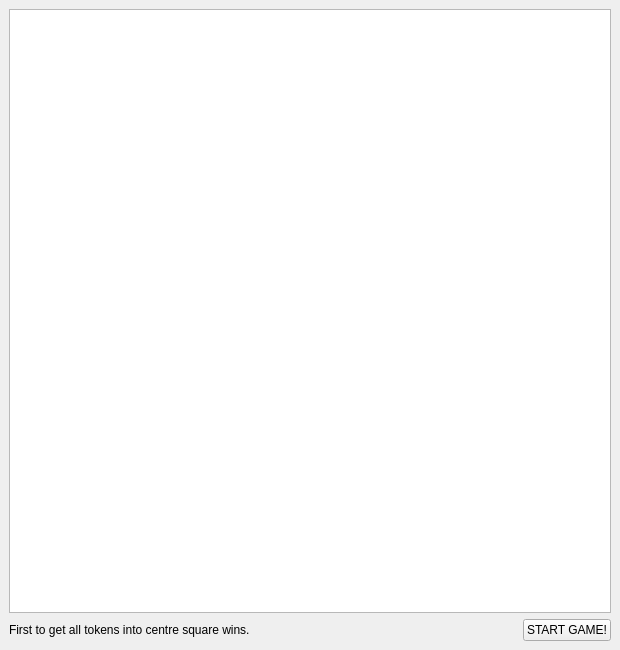
<?xml version="1.0" encoding="UTF-8"?>
<ui version="4.0">
 <class>MainWindow</class>
 <widget class="QMainWindow" name="MainWindow">
  <property name="geometry">
   <rect>
    <x>0</x>
    <y>0</y>
    <width>620</width>
    <height>650</height>
   </rect>
  </property>
  <property name="sizePolicy">
   <sizepolicy hsizetype="Minimum" vsizetype="Minimum">
    <horstretch>0</horstretch>
    <verstretch>0</verstretch>
   </sizepolicy>
  </property>
  <property name="maximumSize">
   <size>
    <width>16777215</width>
    <height>700</height>
   </size>
  </property>
  <property name="windowTitle">
   <string>LUDO GAME</string>
  </property>
  <widget class="QWidget" name="centralwidget">
   <layout class="QHBoxLayout" name="horizontalLayout_2" stretch="0">
    <item>
     <layout class="QVBoxLayout" name="verticalLayout" stretch="4,0">
      <item>
       <widget class="QGraphicsView" name="graphicsView">
        <property name="sizePolicy">
         <sizepolicy hsizetype="Fixed" vsizetype="Fixed">
          <horstretch>0</horstretch>
          <verstretch>0</verstretch>
         </sizepolicy>
        </property>
        <property name="maximumSize">
         <size>
          <width>602</width>
          <height>632</height>
         </size>
        </property>
        <property name="verticalScrollBarPolicy">
         <enum>Qt::ScrollBarAlwaysOff</enum>
        </property>
        <property name="horizontalScrollBarPolicy">
         <enum>Qt::ScrollBarAlwaysOff</enum>
        </property>
       </widget>
      </item>
      <item>
       <layout class="QHBoxLayout" name="horizontalLayout" stretch="7,0">
        <property name="sizeConstraint">
         <enum>QLayout::SetMinimumSize</enum>
        </property>
        <item>
         <widget class="QLabel" name="label">
          <property name="sizePolicy">
           <sizepolicy hsizetype="Preferred" vsizetype="Fixed">
            <horstretch>0</horstretch>
            <verstretch>0</verstretch>
           </sizepolicy>
          </property>
          <property name="text">
           <string>First to get all tokens into centre square wins. </string>
          </property>
         </widget>
        </item>
        <item>
         <widget class="QPushButton" name="pushButton">
          <property name="sizePolicy">
           <sizepolicy hsizetype="Fixed" vsizetype="Fixed">
            <horstretch>0</horstretch>
            <verstretch>0</verstretch>
           </sizepolicy>
          </property>
          <property name="text">
           <string>START GAME!</string>
          </property>
         </widget>
        </item>
       </layout>
      </item>
     </layout>
    </item>
   </layout>
  </widget>
 </widget>
 <resources/>
 <connections/>
</ui>
